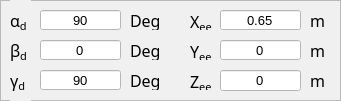
         <widget class="QFrame" name="frame_17">
          <property name="geometry">
           <rect>
            <x>20</x>
            <y>340</y>
            <width>341</width>
            <height>101</height>
           </rect>
          </property>
          <property name="styleSheet">
           <string notr="true">background-color: rgb(240, 240, 240);</string>
          </property>
          <property name="frameShape">
           <enum>QFrame::StyledPanel</enum>
          </property>
          <property name="frameShadow">
           <enum>QFrame::Raised</enum>
          </property>
          <widget class="QLabel" name="label_230">
           <property name="geometry">
            <rect>
             <x>130</x>
             <y>70</y>
             <width>31</width>
             <height>20</height>
            </rect>
           </property>
           <property name="font">
            <font>
             <family>3ds</family>
             <pointsize>12</pointsize>
            </font>
           </property>
           <property name="styleSheet">
            <string notr="true">color: rgb(0, 0, 0);</string>
           </property>
           <property name="text">
            <string>Deg</string>
           </property>
          </widget>
          <widget class="QLabel" name="label_232">
           <property name="geometry">
            <rect>
             <x>130</x>
             <y>40</y>
             <width>31</width>
             <height>20</height>
            </rect>
           </property>
           <property name="font">
            <font>
             <family>3ds</family>
             <pointsize>12</pointsize>
            </font>
           </property>
           <property name="styleSheet">
            <string notr="true">color: rgb(0, 0, 0);</string>
           </property>
           <property name="text">
            <string>Deg</string>
           </property>
          </widget>
          <widget class="QLineEdit" name="tb_X_init">
           <property name="geometry">
            <rect>
             <x>220</x>
             <y>10</y>
             <width>81</width>
             <height>20</height>
            </rect>
           </property>
           <property name="font">
            <font>
             <pointsize>10</pointsize>
            </font>
           </property>
           <property name="styleSheet">
            <string notr="true">background-color: rgb(255, 255, 255);</string>
           </property>
           <property name="text">
            <string>0.65</string>
           </property>
           <property name="alignment">
            <set>Qt::AlignCenter</set>
           </property>
          </widget>
          <widget class="QLineEdit" name="tb_Z_init">
           <property name="geometry">
            <rect>
             <x>220</x>
             <y>70</y>
             <width>81</width>
             <height>21</height>
            </rect>
           </property>
           <property name="font">
            <font>
             <pointsize>10</pointsize>
            </font>
           </property>
           <property name="styleSheet">
            <string notr="true">background-color: rgb(255, 255, 255);</string>
           </property>
           <property name="text">
            <string>0</string>
           </property>
           <property name="alignment">
            <set>Qt::AlignCenter</set>
           </property>
          </widget>
          <widget class="QLineEdit" name="tb_alp_init">
           <property name="geometry">
            <rect>
             <x>40</x>
             <y>10</y>
             <width>81</width>
             <height>20</height>
            </rect>
           </property>
           <property name="font">
            <font>
             <pointsize>10</pointsize>
            </font>
           </property>
           <property name="styleSheet">
            <string notr="true">background-color: rgb(255, 255, 255);</string>
           </property>
           <property name="text">
            <string>90</string>
           </property>
           <property name="alignment">
            <set>Qt::AlignCenter</set>
           </property>
          </widget>
          <widget class="QLineEdit" name="tb_Y_init">
           <property name="geometry">
            <rect>
             <x>220</x>
             <y>40</y>
             <width>81</width>
             <height>20</height>
            </rect>
           </property>
           <property name="font">
            <font>
             <pointsize>10</pointsize>
            </font>
           </property>
           <property name="styleSheet">
            <string notr="true">background-color: rgb(255, 255, 255);</string>
           </property>
           <property name="text">
            <string>0</string>
           </property>
           <property name="alignment">
            <set>Qt::AlignCenter</set>
           </property>
          </widget>
          <widget class="QLabel" name="label_94">
           <property name="geometry">
            <rect>
             <x>190</x>
             <y>10</y>
             <width>31</width>
             <height>20</height>
            </rect>
           </property>
           <property name="font">
            <font>
             <family>3ds</family>
             <pointsize>12</pointsize>
            </font>
           </property>
           <property name="styleSheet">
            <string notr="true">color: rgb(0, 0, 0);</string>
           </property>
           <property name="text">
            <string>&lt;html&gt;&lt;head/&gt;&lt;body&gt;&lt;p&gt;X&lt;span style=&quot; vertical-align:sub;&quot;&gt;ee&lt;/span&gt;&lt;/p&gt;&lt;/body&gt;&lt;/html&gt;</string>
           </property>
          </widget>
          <widget class="QLabel" name="label_128">
           <property name="geometry">
            <rect>
             <x>310</x>
             <y>40</y>
             <width>16</width>
             <height>21</height>
            </rect>
           </property>
           <property name="font">
            <font>
             <family>3ds</family>
             <pointsize>12</pointsize>
            </font>
           </property>
           <property name="styleSheet">
            <string notr="true">color: rgb(0, 0, 0);</string>
           </property>
           <property name="text">
            <string>m</string>
           </property>
          </widget>
          <widget class="QLineEdit" name="tb_bet_init">
           <property name="geometry">
            <rect>
             <x>40</x>
             <y>40</y>
             <width>81</width>
             <height>20</height>
            </rect>
           </property>
           <property name="font">
            <font>
             <pointsize>10</pointsize>
            </font>
           </property>
           <property name="styleSheet">
            <string notr="true">background-color: rgb(255, 255, 255);</string>
           </property>
           <property name="text">
            <string>0</string>
           </property>
           <property name="alignment">
            <set>Qt::AlignCenter</set>
           </property>
          </widget>
          <widget class="QLabel" name="label_127">
           <property name="geometry">
            <rect>
             <x>310</x>
             <y>10</y>
             <width>16</width>
             <height>21</height>
            </rect>
           </property>
           <property name="font">
            <font>
             <family>3ds</family>
             <pointsize>12</pointsize>
            </font>
           </property>
           <property name="styleSheet">
            <string notr="true">color: rgb(0, 0, 0);</string>
           </property>
           <property name="text">
            <string>m</string>
           </property>
          </widget>
          <widget class="QLabel" name="label_49">
           <property name="geometry">
            <rect>
             <x>190</x>
             <y>40</y>
             <width>31</width>
             <height>20</height>
            </rect>
           </property>
           <property name="font">
            <font>
             <family>3ds</family>
             <pointsize>12</pointsize>
            </font>
           </property>
           <property name="styleSheet">
            <string notr="true">color: rgb(0, 0, 0);</string>
           </property>
           <property name="text">
            <string>&lt;html&gt;&lt;head/&gt;&lt;body&gt;&lt;p&gt;Y&lt;span style=&quot; vertical-align:sub;&quot;&gt;ee&lt;/span&gt;&lt;/p&gt;&lt;/body&gt;&lt;/html&gt;</string>
           </property>
          </widget>
          <widget class="QLabel" name="label_228">
           <property name="geometry">
            <rect>
             <x>130</x>
             <y>10</y>
             <width>31</width>
             <height>20</height>
            </rect>
           </property>
           <property name="font">
            <font>
             <family>3ds</family>
             <pointsize>12</pointsize>
            </font>
           </property>
           <property name="styleSheet">
            <string notr="true">color: rgb(0, 0, 0);</string>
           </property>
           <property name="text">
            <string>Deg</string>
           </property>
          </widget>
          <widget class="QLineEdit" name="tb_gam_init">
           <property name="geometry">
            <rect>
             <x>40</x>
             <y>70</y>
             <width>81</width>
             <height>20</height>
            </rect>
           </property>
           <property name="font">
            <font>
             <pointsize>10</pointsize>
            </font>
           </property>
           <property name="styleSheet">
            <string notr="true">background-color: rgb(255, 255, 255);</string>
           </property>
           <property name="text">
            <string>90</string>
           </property>
           <property name="alignment">
            <set>Qt::AlignCenter</set>
           </property>
          </widget>
          <widget class="QLabel" name="label_129">
           <property name="geometry">
            <rect>
             <x>310</x>
             <y>70</y>
             <width>16</width>
             <height>21</height>
            </rect>
           </property>
           <property name="font">
            <font>
             <family>3ds</family>
             <pointsize>12</pointsize>
            </font>
           </property>
           <property name="styleSheet">
            <string notr="true">color: rgb(0, 0, 0);</string>
           </property>
           <property name="text">
            <string>m</string>
           </property>
          </widget>
          <widget class="QLabel" name="label_93">
           <property name="geometry">
            <rect>
             <x>190</x>
             <y>70</y>
             <width>31</width>
             <height>20</height>
            </rect>
           </property>
           <property name="font">
            <font>
             <family>3ds</family>
             <pointsize>12</pointsize>
            </font>
           </property>
           <property name="styleSheet">
            <string notr="true">color: rgb(0, 0, 0);</string>
           </property>
           <property name="text">
            <string>&lt;html&gt;&lt;head/&gt;&lt;body&gt;&lt;p&gt;Z&lt;span style=&quot; vertical-align:sub;&quot;&gt;ee&lt;/span&gt;&lt;/p&gt;&lt;/body&gt;&lt;/html&gt;</string>
           </property>
          </widget>
          <widget class="QLabel" name="label_172">
           <property name="geometry">
            <rect>
             <x>10</x>
             <y>60</y>
             <width>21</width>
             <height>41</height>
            </rect>
           </property>
           <property name="font">
            <font>
             <family>3ds</family>
             <pointsize>12</pointsize>
             <weight>50</weight>
             <bold>false</bold>
            </font>
           </property>
           <property name="styleSheet">
            <string notr="true">color:black;</string>
           </property>
           <property name="text">
            <string>&lt;html&gt;&lt;head/&gt;&lt;body&gt;&lt;p&gt;γ&lt;span style=&quot; vertical-align:sub;&quot;&gt;d&lt;/span&gt;&lt;/p&gt;&lt;/body&gt;&lt;/html&gt;</string>
           </property>
          </widget>
          <widget class="QLabel" name="label_171">
           <property name="geometry">
            <rect>
             <x>10</x>
             <y>0</y>
             <width>21</width>
             <height>41</height>
            </rect>
           </property>
           <property name="font">
            <font>
             <family>3ds</family>
             <pointsize>12</pointsize>
             <weight>50</weight>
             <bold>false</bold>
            </font>
           </property>
           <property name="styleSheet">
            <string notr="true">color:black;</string>
           </property>
           <property name="text">
            <string>&lt;html&gt;&lt;head/&gt;&lt;body&gt;&lt;p&gt;α&lt;span style=&quot; vertical-align:sub;&quot;&gt;d&lt;/span&gt;&lt;/p&gt;&lt;/body&gt;&lt;/html&gt;</string>
           </property>
          </widget>
          <widget class="QLabel" name="label_170">
           <property name="geometry">
            <rect>
             <x>10</x>
             <y>30</y>
             <width>21</width>
             <height>41</height>
            </rect>
           </property>
           <property name="font">
            <font>
             <family>3ds</family>
             <pointsize>12</pointsize>
             <weight>50</weight>
             <bold>false</bold>
            </font>
           </property>
           <property name="styleSheet">
            <string notr="true">color:black;</string>
           </property>
           <property name="text">
            <string>&lt;html&gt;&lt;head/&gt;&lt;body&gt;&lt;p&gt;β&lt;span style=&quot; vertical-align:sub;&quot;&gt;d&lt;/span&gt;&lt;/p&gt;&lt;/body&gt;&lt;/html&gt;</string>
           </property>
          </widget>
          <zorder>label_230</zorder>
          <zorder>label_232</zorder>
          <zorder>tb_alp_init</zorder>
          <zorder>label_94</zorder>
          <zorder>label_128</zorder>
          <zorder>tb_bet_init</zorder>
          <zorder>label_127</zorder>
          <zorder>label_49</zorder>
          <zorder>label_228</zorder>
          <zorder>tb_gam_init</zorder>
          <zorder>label_129</zorder>
          <zorder>label_93</zorder>
          <zorder>label_172</zorder>
          <zorder>label_171</zorder>
          <zorder>label_170</zorder>
          <zorder>tb_Z_init</zorder>
          <zorder>tb_Y_init</zorder>
          <zorder>tb_X_init</zorder>
         </widget>
